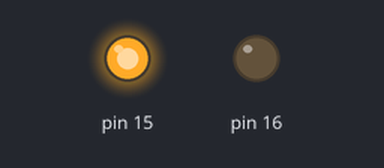
The sketch below on a simulated Arduino Uno, built with avr-gcc and run on an emulated ATmega328P. Shown: output pins drawn as LEDs (lit = HIGH).

Above: at 0.1 s.
Timing chart, 0 to 1.6 s (numbered marks = the images above):
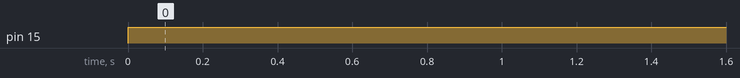

The sketch:

basic_led_check.ino
```cpp
void setup() {
  // put your setup code here, to run once:
pinMode(15, OUTPUT);
pinMode(16, OUTPUT);
}

void loop() {
  // put your main code here, to run repeatedly:
digitalWrite(15, HIGH);
digitalWrite(16,LOW);
}
```

Measured:
- by itself, pin 15: LOW → HIGH at 0.00 s
